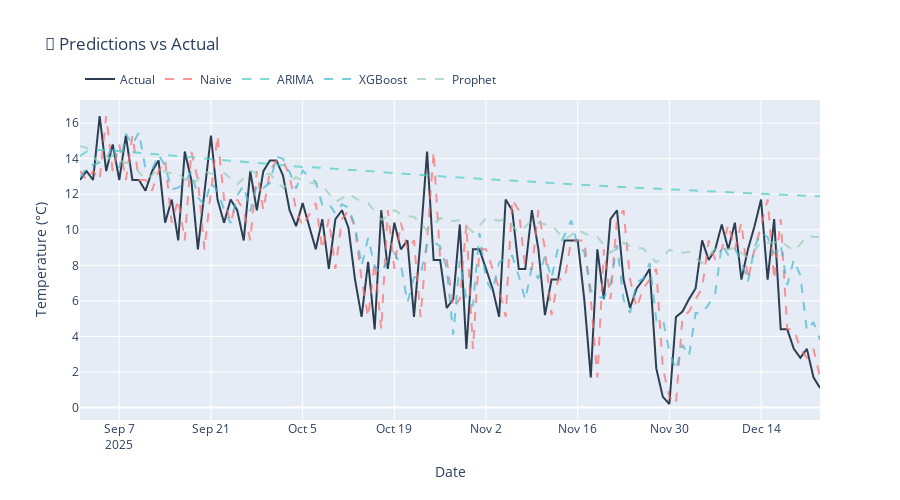

Notebook source saved alongside this figure:
### Code cell
# Visualize predictions vs actual
fig = go.Figure()

fig.add_trace(go.Scatter(
    x=test_df['date'], y=actual,
    mode='lines', name='Actual',
    line=dict(color='#2C3E50', width=2)
))

colors_pred = {'Naive': '#FF6B6B', 'ARIMA': '#4ECDC4', 'XGBoost': '#45B7D1', 'Prophet': '#96CEB4'}

for model_name, preds in all_predictions.items():
    fig.add_trace(go.Scatter(
        x=test_df['date'], y=preds,
        mode='lines', name=model_name,
        line=dict(color=colors_pred[model_name], dash='dash'),
        opacity=0.7
    ))

fig.update_layout(
    title='🎯 Predictions vs Actual',
    xaxis_title='Date',
    yaxis_title='Temperature (°C)',
    height=500,
    legend=dict(orientation='h', yanchor='bottom', y=1.02)
)
fig.show()
